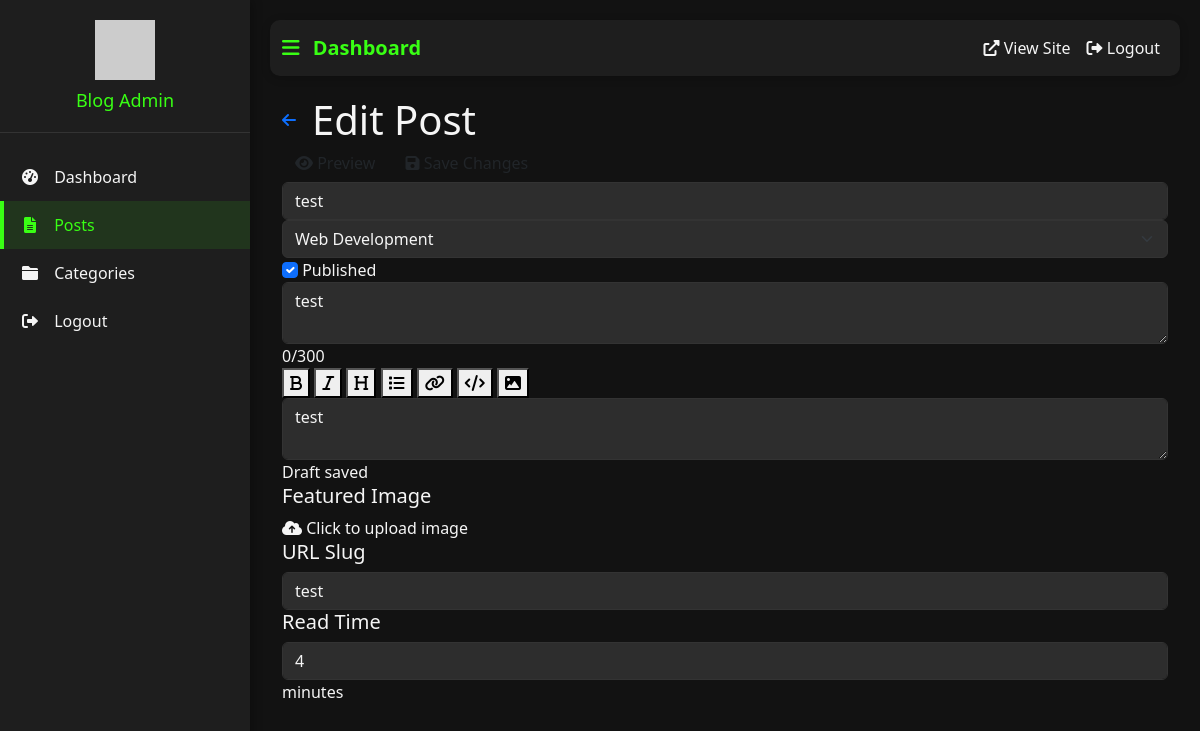
The page /admin/posts/edit/2 (signed in) on the database its author committed.
### backend/app.py (models this page shows, shortened)
class Post(db.Model):
    id = db.Column(db.Integer, primary_key=True)
    title = db.Column(db.String(200), nullable=False)
    slug = db.Column(db.String(200), unique=True, nullable=False)
    content = db.Column(db.Text, nullable=False)
    summary = db.Column(db.String(300), nullable=True)
    featured_image = db.Column(db.String(200), nullable=True)
    read_time = db.Column(db.Integer, default=5)
    created_at = db.Column(db.DateTime, default=datetime.utcnow)
    updated_at = db.Column(db.DateTime, default=datetime.utcnow, onupdate=datetime.utcnow)
    published = db.Column(db.Boolean, default=False)
    category_id = db.Column(db.Integer, db.ForeignKey('category.id'), nullable=False)
    user_id = db.Column(db.Integer, db.ForeignKey('user.id'), nullable=False)

class Category(db.Model):
    id = db.Column(db.Integer, primary_key=True)
    name = db.Column(db.String(50), unique=True, nullable=False)
    slug = db.Column(db.String(50), unique=True, nullable=False)
    icon = db.Column(db.String(50), nullable=True)
    posts = db.relationship('Post', backref='category', lazy=True)

### backend/app.py (the view, shortened to what this page needs)
@app.route('/admin/posts/edit/<int:id>', methods=['GET', 'POST'])
@login_required
def edit_post(id):
    post = Post.query.get_or_404(id)
    categories = Category.query.all()
    form = FlaskForm()
    return render_template('admin/post_form.html', post=post, categories=categories, form=form)

### backend/app.py (called while the page is built)
@login_manager.user_loader
def load_user(user_id):
    return User.query.get(int(user_id))

### backend/templates/admin/post_form.html (shortened to what this page needs)
{% extends 'admin/base.html' %}
{% block content %}
<div class="container-fluid post-editor">
    <div class="editor-header">
        <div class="d-flex align-items-center">
            <a href="{{ url_for('admin_posts') }}" class="back-btn">
                <i class="fas fa-arrow-left"></i>
            </a>
            <h1 class="mb-0 ms-3">{% if post %}Edit Post{% else %}New Post{% endif %}</h1>
        </div>
        <div class="editor-actions">
            <button type="button" class="btn btn-preview" onclick="togglePreview()">
                <i class="fas fa-eye"></i> Preview
            </button>
            <button type="submit" form="post-form" class="btn btn-save" id="save-button">
                <i class="fas fa-save"></i> Save Changes
            </button>
        </div>
    </div>
    <div class="editor-container">
        <form id="post-form" method="post" enctype="multipart/form-data" class="editor-form">
            <div class="editor-main">
                <div class="editor-section">
                    <input type="text" class="form-control title-input" id="title" name="title"
                           value="{{ post.title if post else '' }}" placeholder="Post Title" required>
                    <div class="meta-row">
                        <select class="form-select category-select" id="category_id" name="category_id" required>
                            {% for category in categories %}
                            <option value="{{ category.id }}" {% if post and post.category_id == category.id %}selected{% endif %}>
                                {{ category.name }}
                            </option>
                            {% endfor %}
                        </select>
                        <div class="publish-toggle">
                            <input type="checkbox" class="form-check-input" id="published" name="published"
                                   {% if post and post.published %}checked{% endif %}>
                            <label class="form-check-label" for="published">Published</label>
                        </div>
                    </div>
                </div>
                <div class="editor-section">
                    <textarea class="form-control summary-input" id="summary" name="summary"
                              placeholder="Write a brief summary of your post (max 300 characters)" maxlength="300">{{ post.summary if post else '' }}</textarea>
                    <div class="chars-counter"><span id="summary-count">0</span>/300</div>
                </div>
                <div class="editor-section content-section">
                    <div class="content-toolbar">
                        <button type="button" class="toolbar-btn" onclick="insertMarkdown('**', '**')" title="Bold"><i class="fas fa-bold"></i></button>
                        <button type="button" class="toolbar-btn" onclick="insertMarkdown('*', '*')" title="Italic"><i class="fas fa-italic"></i></button>
                        <button type="button" class="toolbar-btn" onclick="insertMarkdown('### ', '')" title="Heading"><i class="fas fa-heading"></i></button>
                        <button type="button" class="toolbar-btn" onclick="insertMarkdown('- ', '')" title="List Item"><i class="fas fa-list"></i></button>
                        <button type="button" class="toolbar-btn" onclick="insertMarkdown('[', '](url)')" title="Link"><i class="fas fa-link"></i></button>
                        <button type="button" class="toolbar-btn" onclick="insertMarkdown('```\n', '\n```')" title="Code Block"><i class="fas fa-code"></i></button>
                        <button type="button" class="toolbar-btn" onclick="insertMarkdown('![alt text](', ')')" title="Image"><i class="fas fa-image"></i></button>
                    </div>
                    <textarea class="form-control content-input" id="content" name="content" required
                              placeholder="Write your post content here (supports Markdown)">{{ post.content if post else '' }}</textarea>
                    <div class="autosave-status">
                        <span id="autosave-status">Draft saved</span>
                    </div>
                </div>
            </div>
            <div class="editor-sidebar">
                <div class="sidebar-section">
                    <h5>Featured Image</h5>
                    <div class="image-upload-container">
                        <label for="featured_image" class="image-upload-label">
                            <i class="fas fa-cloud-upload-alt"></i>
                            <span>Click to upload image</span>
                        </label>
                    </div>
                </div>
                <div class="sidebar-section">
                    <h5>URL Slug</h5>
                    <input type="text" class="form-control" id="slug" name="slug"
                           value="{{ post.slug if post else '' }}" required>
                </div>
                <div class="sidebar-section">
                    <h5>Read Time</h5>
                    <div class="read-time-input">
                        <input type="number" class="form-control" id="read_time" name="read_time"
                               value="{{ post.read_time if post else 5 }}" min="1" required>
                        <span class="read-time-unit">minutes</span>
                    </div>
                </div>
            </div>
        </form>
    </div>
</div>
{% endblock %}

### backend/templates/admin/base.html (style rules this page uses)
:root { --primary-color: #39ff14; --dark-bg: #121212; --darker-bg: #1e1e1e; --light-text: #f5f5f5; --sidebar-width: 250px; }
body { background-color: var(--dark-bg); color: var(--light-text); font-family: 'Segoe UI', Tahoma, Geneva, Verdana, sans-serif; min-height: 100vh; display: flex; }
.form-control, .form-select { background-color: #2d2d2d; border: 1px solid #333; color: var(--light-text); }

### rows shown on the page
Post: title "test", category_id "Web Development", published "☑", summary "test", content "test", slug "test", read_time "4"
